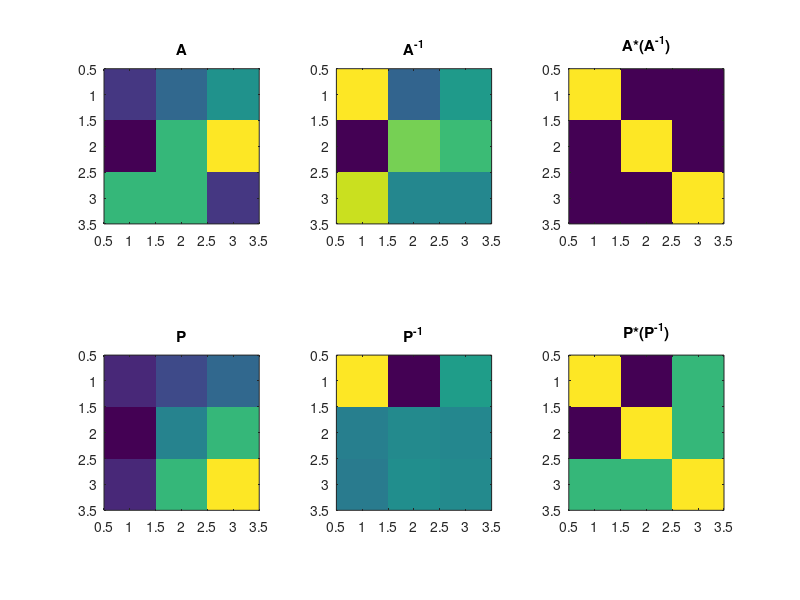

Here is the MATLAB script that generated this plot:
%% Matrix Inverse and Pseudo inverse

% A full - rank matrix is invertible

A=[1 2 3;
   0 4 6;
   4 4 1];

Ainv=inv(A);

figure(5),clf
subplot(231), imagesc(A) , axis square, title('A')
subplot(232), imagesc(Ainv),axis square, title('A^{-1}')
subplot(233), imagesc(A*(Ainv)), axis square, title('A*(A^{-1})')

% A reduced rank matrix isn't..
P=[1 2 3;
   0 4 6;
   1 6 9];

%--> wont exist: Pinv=inv(P);

%... but it has a pseudoinverse
Ppinv= pinv(P);
% Pinv= ((P'*P)^-1)*P'. For a non singular matrix pinv(A)=inv(A);

subplot(234),imagesc(P) ,axis square, title('P')
subplot(235),imagesc(Ppinv), axis square, title('P^{-1}')
subplot(236), imagesc(P*(Ppinv)),axis square, title('P*(P^{-1})')